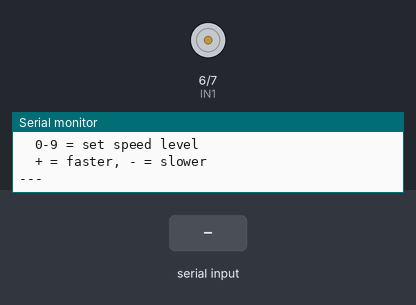
The sketch below on a simulated Arduino Uno, built with avr-gcc and run on an emulated ATmega328P. On the bench: motor-driver pin pairs drawn as motors (green arrow = first pin HIGH = forward, orange = second pin HIGH = backward, longer = more drive, scaled by the enable pin), the last lines printed to the serial monitor. The inputs (shaded band) are chosen by the test bench.

Above: at 1.2 s.
1.3 s: "90,45\n" received over Serial
2.9 s: "b" received over Serial
4.9 s: "f90\n" received over Serial
At 5.9 s:
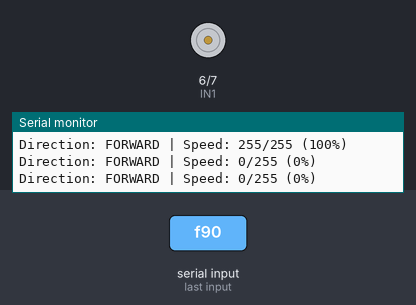
6.4 s: "r90\n" received over Serial
At 7.1 s:
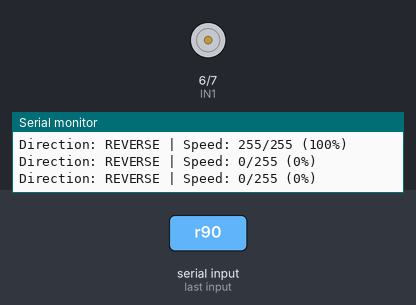
7.9 s: "+" received over Serial
At 8.6 s:
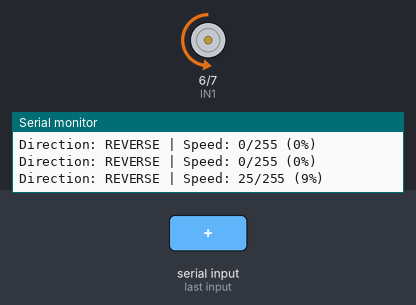
9.4 s: "30,150\n" received over Serial
At 10.3 s:
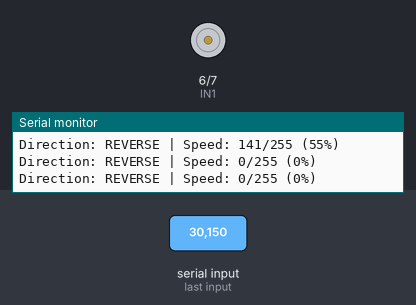
Timing chart, 0 to 12.0 s (numbered marks = the images above; inputs shaded):
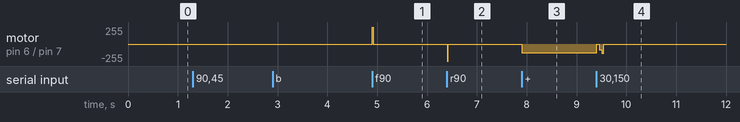

Measured:
- after the input at 4.9 s, motor on pin 6 (IN1) / pin 7 (IN2): stopped → forward 255/255 at once, → stopped 0.02 s later
- after the input at 6.4 s, motor on pin 6 (IN1) / pin 7 (IN2): stopped → backward 255/255 at once, → stopped 0.02 s later
- after the input at 7.9 s, motor on pin 6 (IN1) / pin 7 (IN2): stopped → backward 128/255 at once
- after the input at 9.4 s, motor on pin 6 (IN1) / pin 7 (IN2): backward 128/255 → stopped at once

The sketch:

06_motor_serial_control.ino
```cpp
// InnoBees STEM Lab - Motor Direction and Speed from Serial
// L298N: ENA -> D5 (PWM), IN1 -> D6, IN2 -> D7
// Commands via Serial Monitor:
//   f = forward, r = reverse, s = stop, b = brake
//   0-9 = set speed (0=stop, 9=full speed)
//   + = increase speed, - = decrease speed

const int ENA = 5;
const int IN1 = 6;
const int IN2 = 7;

int currentSpeed = 0;
char currentDirection = 's';  // s=stopped, f=forward, r=reverse

void applyMotor() {
  analogWrite(ENA, currentSpeed);

  switch (currentDirection) {
    case 'f':
      digitalWrite(IN1, HIGH);
      digitalWrite(IN2, LOW);
      break;
    case 'r':
      digitalWrite(IN1, LOW);
      digitalWrite(IN2, HIGH);
      break;
    default:
      digitalWrite(IN1, LOW);
      digitalWrite(IN2, LOW);
      break;
  }
}

void printStatus() {
  Serial.print("Direction: ");
  switch (currentDirection) {
    case 'f': Serial.print("FORWARD"); break;
    case 'r': Serial.print("REVERSE"); break;
    default:  Serial.print("STOPPED"); break;
  }
  Serial.print(" | Speed: ");
  Serial.print(currentSpeed);
  Serial.print("/255 (");
  Serial.print(map(currentSpeed, 0, 255, 0, 100));
  Serial.println("%)");
}

void setup() {
  pinMode(ENA, OUTPUT);
  pinMode(IN1, OUTPUT);
  pinMode(IN2, OUTPUT);

  Serial.begin(9600);
  Serial.println("=== Motor Serial Control ===");
  Serial.println("Commands:");
  Serial.println("  f = forward");
  Serial.println("  r = reverse");
  Serial.println("  s = stop (coast)");
  Serial.println("  b = brake");
  Serial.println("  0-9 = set speed level");
  Serial.println("  + = faster, - = slower");
  Serial.println("---");

  applyMotor();
}

void loop() {
  if (Serial.available()) {
    char cmd = Serial.read();

    switch (cmd) {
      case 'f':
      case 'F':
        currentDirection = 'f';
        if (currentSpeed == 0) currentSpeed = 128;
        break;

      case 'r':
      case 'R':
        currentDirection = 'r';
        if (currentSpeed == 0) currentSpeed = 128;
        break;

      case 's':
      case 'S':
        currentDirection = 's';
        currentSpeed = 0;
        break;

      case 'b':
      case 'B':
        digitalWrite(IN1, HIGH);
        digitalWrite(IN2, HIGH);
        analogWrite(ENA, 255);
        Serial.println("BRAKE!");
        delay(500);
        currentDirection = 's';
        currentSpeed = 0;
        break;

      case '+':
        currentSpeed = min(255, currentSpeed + 25);
        break;

      case '-':
        currentSpeed = max(0, currentSpeed - 25);
        break;

      default:
        if (cmd >= '0' && cmd <= '9') {
          currentSpeed = map(cmd - '0', 0, 9, 0, 255);
        }
        break;
    }

    applyMotor();
    printStatus();
  }
}
```
